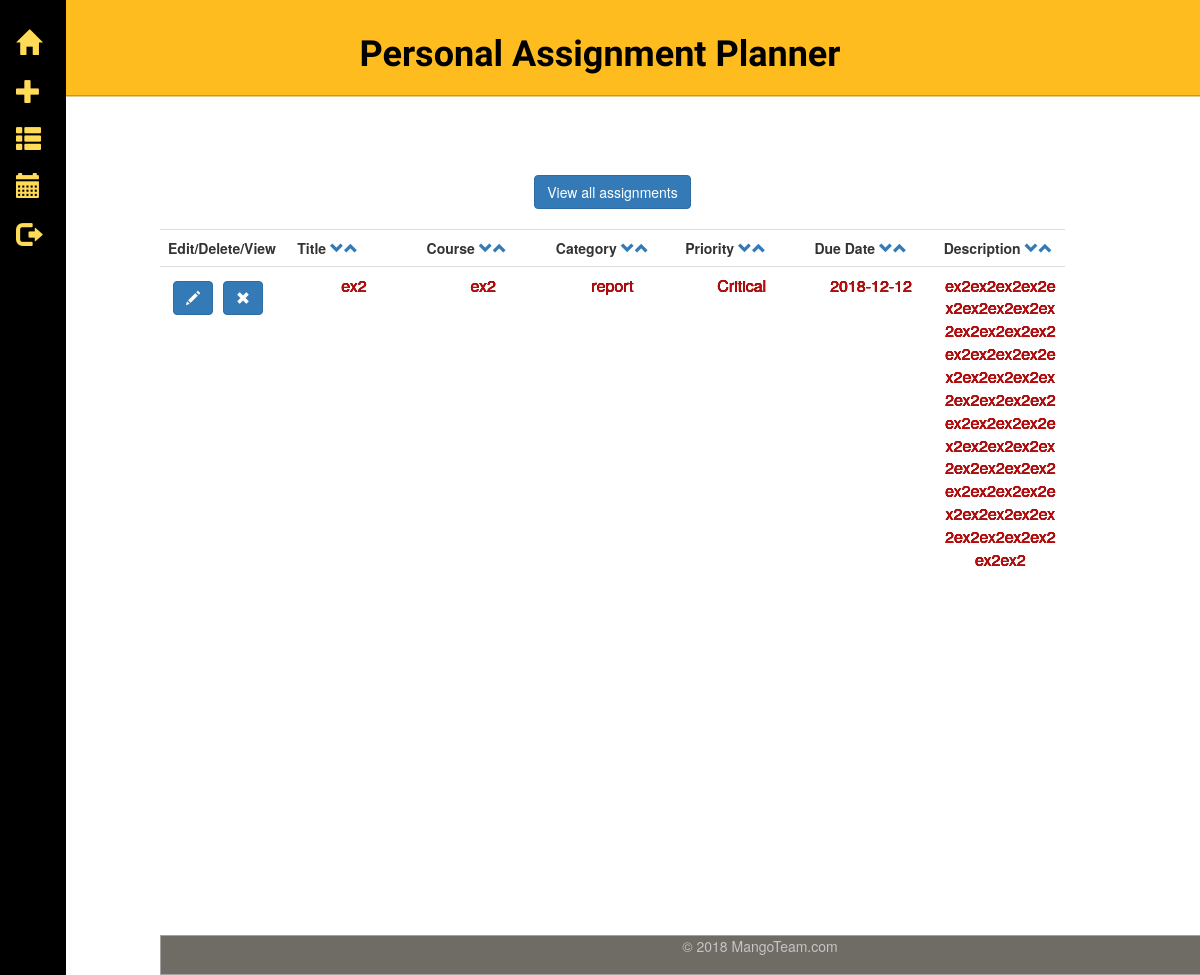
/full_view?id=20 (signed in), run on the app's committed database.
### tables this page shows
CREATE TABLE assignments (
  id integer primary key autoincrement,
  username text not null,
  title text not null,
  course text not null,
  category text not null,
  priority text not null,
  duedate text not null,
  description text not null
);

### app.py (the view)
@app.route('/full_view', methods=['GET'])
def full_view():
    if 'logged_in' in session:
        db = get_db()
        cur = db.execute('select * from assignments where id = ?', [request.args['id']])
        assignments = cur.fetchall()
        return render_template('full_view.html', assignments=assignments)
    return render_template('Login.html')

### app.py (called while the page is built)
def connect_db():
    rv = sqlite3.connect(app.config['DATABASE'])
    rv.row_factory = sqlite3.Row
    return rv

def get_db():
    if not hasattr(g, 'sqlite_db'):
        g.sqlite_db = connect_db()
    return g.sqlite_db

### templates/full_view.html (shortened to what this page needs)
{% extends "layout_template.html" %}
{% block body %}
<a href="./assignments"><button type="button" class="btn btn-primary">View all assignments</button></a>
<br><br>
    <table class="table full-view">
            <tr>
                <th>Edit/Delete/View </th>
                <th>Title <a href="/?sort=title"><span class="glyphicon glyphicon-chevron-down arrow"></span></a><a href="/?arrange=title"><span class="glyphicon glyphicon-chevron-up arrow"></span></a></th>
                <th>Course <a href="/?sort=course"><span class="glyphicon glyphicon-chevron-down arrow"></span></a><a href="/?arrange=course"><span class="glyphicon glyphicon-chevron-up arrow"></span></a></th>
                <th>Category <a href="/?sort=category"><span class="glyphicon glyphicon-chevron-down arrow"></span></a><a href="/?arrange=category"><span class="glyphicon glyphicon-chevron-up arrow"></span></a></th>
                <th>Priority <a href="/?sort=category"><span class="glyphicon glyphicon-chevron-down arrow"></span></a><a href="/?arrange=category"><span class="glyphicon glyphicon-chevron-up arrow"></span></a></th>
                <th>Due Date <a href="/?sort=duedate"><span class="glyphicon glyphicon-chevron-down arrow"></span></a><a href="/?arrange=duedate"><span class="glyphicon glyphicon-chevron-up arrow"></span></a></th>
                <th>Description <a href="/?sort=description"><span class="glyphicon glyphicon-chevron-down arrow"></span></a><a href="/?arrange=description"><span class="glyphicon glyphicon-chevron-up arrow"></span></a></th>
            </tr>
            {% for assignment in assignments %}
                {% if assignment.priority == "Critical": %}
                <tr class="critical">
                {% elif assignment.priority == "High": %}
                <tr class="high">
                {% elif assignment.priority == "Normal": %}
                <tr class="normal">
                {% elif assignment.priority == "Low": %}
                <tr class="low">
                {% else %}
                <tr>
                {% endif %}
                        <td>
                            <form action="{{ url_for('edit_entry') }}" method="get" class="inline">
                                <button type="submit" class="btn btn-primary glyphicon glyphicon-pencil"></button>
                            </form>
                            <form action="{{ url_for('del_assignment') }}" method="post" class="inline">
                                <button type="submit" class="btn btn-primary glyphicon glyphicon-remove"></button>
                            </form>
                        </td>
                        <td>{{ assignment.title }}</td>
                        <td>{{ assignment.course }}</td>
                        <td>{{ assignment.category }}</td>
                        <td>{{ assignment.priority }}</td>
                        <td>{{ assignment.duedate }}</td>
                        <td>{{ assignment.description | safe }}</td>
                 </tr>
            {% else %}
                <em>No assignment entries here so far.</em>
                <br><br>
            {% endfor %}
{% endblock %}

### static/homepage.css (style rules this page uses)
a, a:focus, a:hover { padding: .25rem 0 }
html, body { height: 100%; background-color: #fff; }

### static/style.css (style rules this page uses)
.inline { float: left; padding: 5px; }
.full-view { table-layout: fixed; word-wrap: break-word; }

### data on the page
assignments: title "ex2", course "ex2", category "report", priority "Critical", duedate "2018-12-12", description "ex2ex2ex2ex2ex2ex2ex2ex2ex2ex2ex2ex2ex2ex2ex2ex2ex2ex2ex2ex2ex2ex2ex2ex2ex2ex2ex2ex2ex2ex2ex2ex2ex2ex2ex2ex2ex2ex2ex2ex2ex2ex2ex2ex2ex2ex2ex2ex2ex2ex2ex2ex2ex2ex2"
